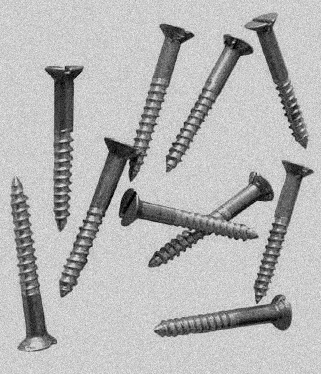
%> input picture Lista 5/imgs_lista_5/I1_r1.bmp, 321 x 374 px
$ octave exercicio_6.m   (GNU Octave 9; MATLAB toolbox functions it lacks are replaced by stand-ins)
%> lines starting %> are read from the running program, lines starting %| are printed output that depends on the picture
% Lista 5 - Exercício 6: Filtragem Inversa
clc; clear; close all;
pkg load image; % Necessário no Octave

%% 1. Leitura da Imagem
% Carregamos a imagem (note que ela JÁ tem ruído originalmente)
img_original = imread('Lista 5/imgs_lista_5/I1_r1.bmp');
%> img_original is the input picture: size 374x321 uint8; min 0, max 244, mean 180
if size(img_original, 3) == 3, img_original = rgb2gray(img_original); end

img_double = im2double(img_original);

%% 2. Degradação (Borramento com Média 5x5 de ganho unitário)
% Criamos a máscara do filtro de média 5x5 (que já tem ganho unitário de fábrica)
psf = fspecial('average', [5 5]);

% Aplicamos o filtro na imagem para obter a imagem degradada (borrada)
% Usamos a borda 'circular' para evitar problemas com a FFT (Transformada de Fourier)
img_borrada = imfilter(img_double, psf, 'circular');
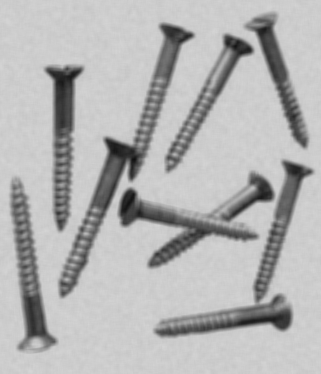
%> img_borrada: size 374x321 double; min 0.0604, max 0.837, mean 0.706

%% 3. Filtragem Inversa (No Domínio da Frequência)
% Para reverter o filtro, não adianta tentar "des-multiplicar" os pixels.
% Precisamos ir para o Domínio das Frequências (Fourier).

% Passo A: Transformada de Fourier da imagem borrada (G)
G = fft2(img_borrada);

% Passo B: Transformada de Fourier do próprio filtro (H)
% A função psf2otf converte a matriz 5x5 para o mesmo tamanho da imagem e tira a FFT.
H = psf2otf(psf, size(img_borrada));

% Passo C: Filtragem Inversa (Matematicamente F = G / H)
% ATENÇÃO AO PROBLEMA: O filtro de média zera (bloqueia) muitas frequências altas.
% Isso significa que a matriz H tem muitos valores próximos a 0.
% Dividir qualquer ruído minúsculo da imagem (G) por 0 resulta em Infinito, o que
% destruiria a imagem completamente.
% Para corrigir, criamos um Filtro Inverso "Pseudo-Restrito" que não divide por zero.

limiar = 0.05; % Frequências com módulo menor que 0.05 serão ignoradas
H_inverso = zeros(size(H));
mascara_segura = abs(H) > limiar;
H_inverso(mascara_segura) = 1 ./ H(mascara_segura);

% Multiplicar pelo inverso é matematicamente igual a dividir
F_estimada = G .* H_inverso;

% Passo D: Voltar para o Domínio Espacial (imagem normal)
img_recuperada = real(ifft2(F_estimada));
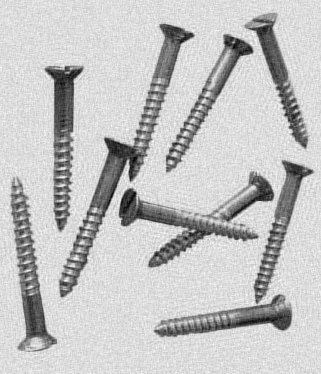
%> img_recuperada: size 374x321 double; min -0.0427, max 0.934, mean 0.706; drawn with min black and max white

%% 4. Comparação Visual
figure('Name', 'Comparação - Filtragem Inversa', 'Position', [100, 100, 1200, 400]);

subplot(1, 3, 1);
imshow(img_double);
title('Original I1\_r1 (Já com ruído)');

subplot(1, 3, 2);
imshow(img_borrada);
title('Degradada (Média 5x5)');

subplot(1, 3, 3);
imshow(img_recuperada, []);
title('Recuperada (Filtro Inverso)');

%% 5. Discussão dos Resultados (Anotações para Estudo)
% -------------------------------------------------------------------------
% O QUE ACONTECEU AQUI?
% - A teoria da filtragem inversa é linda no papel: F = G / H.
% - PORÉM, na vida real isso raramente funciona com perfeição. O nosso filtro
%   de média (H) jogou fora as altas frequências. A matemática não consegue
%   "criar" detalhes que foram destruídos sem acabar amplificando o ruído junto.
%
% A MAIOR FRAQUEZA DA FILTRAGEM INVERSA DIRETA:
% - Como a imagem "I1_r1" JÁ TINHA ruído Gaussiano antes de aplicarmos a média,
%   quando fazemos a divisão por H (que tem valores pequenos), a matemática
%   amplifica esse ruído de maneira brutal nas altas frequências.
% - O resultado final (Recuperada) costuma voltar a ficar "borrado" misturado
%   com artefatos de padrão repetitivo, e a nitidez não é restaurada perfeitamente.
%
% CONCLUSÃO:
% - A Filtragem Inversa só funciona perfeitamente em um ambiente de laboratório
%   onde o ruído é ABSOLUTAMENTE ZERO. Na presença de qualquer ruído minúsculo
%   (como no caso da imagem I1_r1), ela falha, e precisamos apelar para filtros
%   avançados como o Filtro de Wiener para tentar "salvar" a imagem.
% -------------------------------------------------------------------------
pause;

$ run again, with Lista 5/imgs_lista_5/I1_r2.bmp copied over Lista 5/imgs_lista_5/I1_r1.bmp
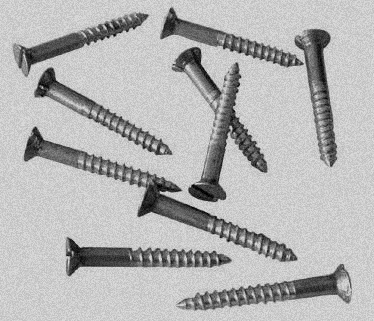
%> input picture Lista 5/imgs_lista_5/I1_r2.bmp, 374 x 321 px
%> img_original is the input picture: size 321x374 uint8; min 0, max 220, mean 180
%> `img_borrada = imfilter(img_double, psf, 'circular');`:
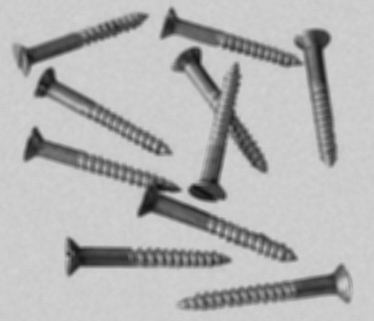
%> img_borrada: size 321x374 double; min 0.0706, max 0.835, mean 0.706
%> `img_recuperada = real(ifft2(F_estimada));`:
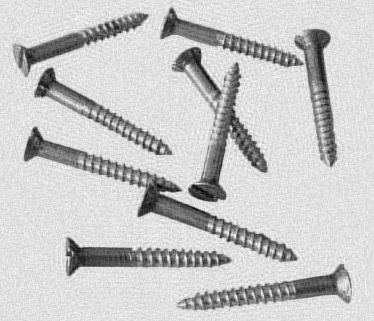
%> img_recuperada: size 321x374 double; min -0.0493, max 0.917, mean 0.706; drawn with min black and max white

$ run again, with Lista 5/imgs_lista_5/I2_r1.bmp copied over Lista 5/imgs_lista_5/I1_r1.bmp
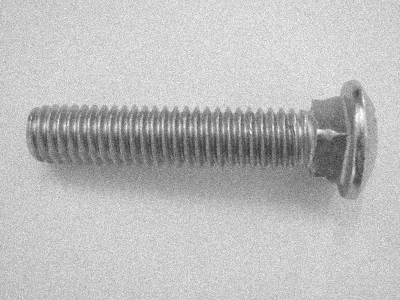
%> input picture Lista 5/imgs_lista_5/I2_r1.bmp, 400 x 300 px
%> img_original is the input picture: size 300x400 uint8; min 44, max 255, mean 187.8
%> `img_borrada = imfilter(img_double, psf, 'circular');`:
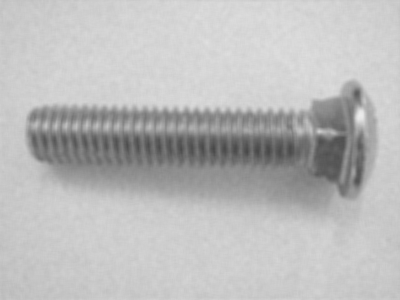
%> img_borrada: size 300x400 double; min 0.283, max 0.928, mean 0.736
%> `img_recuperada = real(ifft2(F_estimada));`:
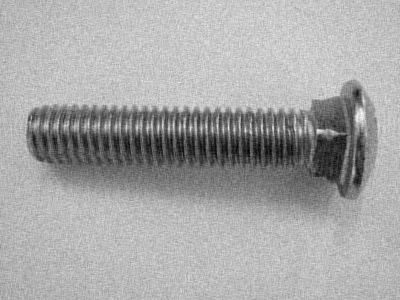
%> img_recuperada: size 300x400 double; min 0.204, max 1.01, mean 0.736; drawn with min black and max white
